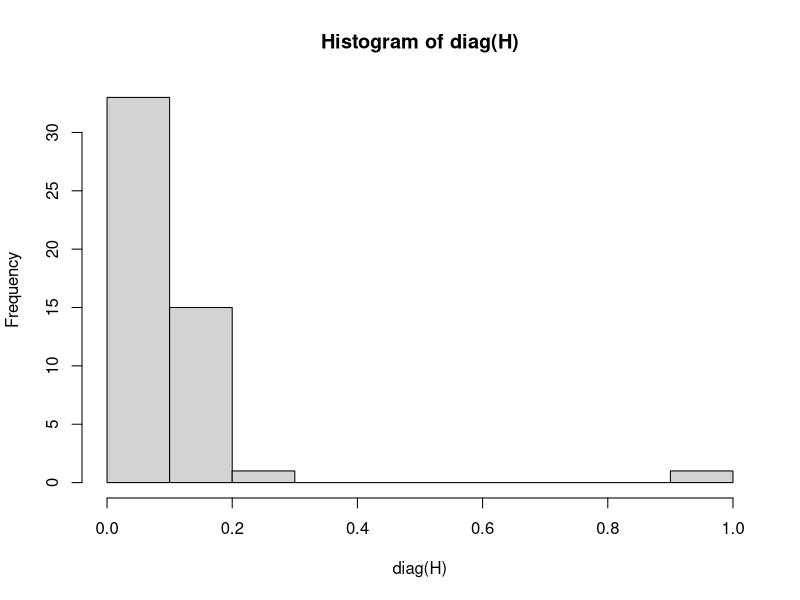

Recreate this plot in R.


###

### THESE ARE DATA ESTIMATES, EMPIRIC ESTIMATES OF MSE

options(stringsAsFactors=FALSE, width=350)

xbool.savePlots <- FALSE


N <- 50



########################## mux 0

library(mvtnorm)

p <- 5

X <- rmvnorm(N, rep(0, p), diag(1, p))

X[1, ] <- rep(10, p) #### unusual -- try changing this number and see what happens

H <- X %*% solve( crossprod(X) )  %*% t(X)


hii <- H[1, 1] ; hii


diag(H)



if(xbool.savePlots) { png("~/Desktop/leverage_mv.png", height=1000, width=1000, pointsize=28) }

par(mfrow=c(1, 1))

hist(diag(H))

if(xbool.savePlots) { dev.off() }





